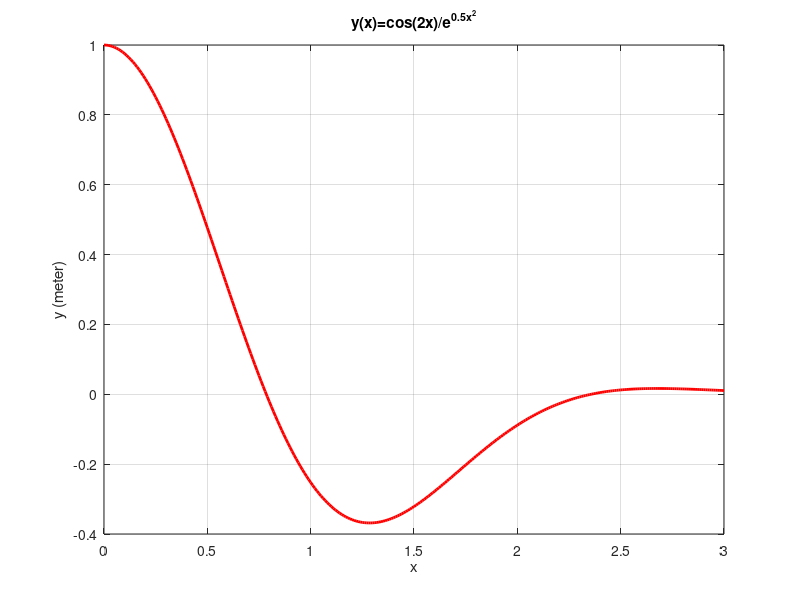

Here is the MATLAB script that generated this plot:
%**************************************
% This script generates 2D plot
% of y versus x over the domain [0,3] using resolution defined by a step
% size of 0.01.
clear;clc;
% STEP 1: Generate the vector x
x = [0:0.01:3]; % x is generated using
                 % the colon notation
                 % The increment= 0.01
                 
% STEP 2: Calculate y using Element-wise
          % operations
          
y = cos(2*x)./exp(.5*x.^2);

% STEP 3: plot the function y(x) using
       % the individual points
% plot (x,y,'r'); % The option 'r' represents the
                  % color of the marker
                
plot (x,y,'r', 'LineWidth',2.0); % Joint the points with a straight 
                % line
                
% Add labels
xlabel('x');
ylabel('y (meter)');

%Add the title
title('y(x)=cos(2x)/e^{0.5x^{2}}');

%Add a grid to the plot
grid on;
